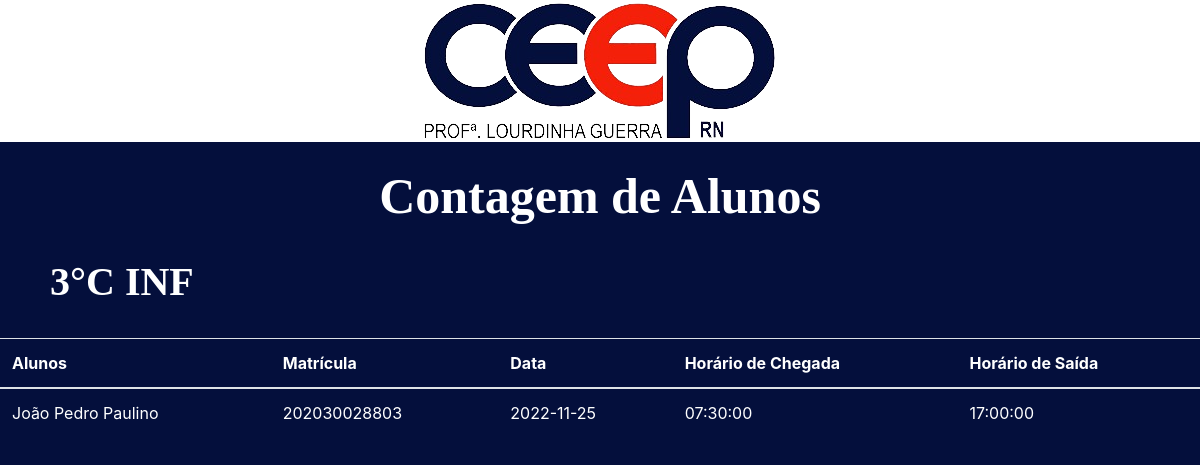
Page /3C.php on the committed database.
### tables this page shows
CREATE TABLE `aluno` (
  `id` int(11) NOT NULL,
  `id_aluno` varchar(12) NOT NULL,
  `id_turma` varchar(12) NOT NULL,
  `nome_aluno` varchar(50) NOT NULL,
  `hora_chegada` time DEFAULT NULL,
  `hora_saida` time DEFAULT NULL,
  `data_` date DEFAULT NULL
);

### 3C.php (the view, shortened to what this page needs)
<?php
Include_once("conexao.php") ;
$selecao = "SELECT * FROM aluno WHERE id_turma = '3C'";
$result_selecao = mysqli_query($conn, $selecao);
?>
<!DOCTYPE html>
<html>
<head>
<link rel="stylesheet" type="text/css" href="style3c.css">
<link rel="stylesheet" href="https://cdn.jsdelivr.net/npm/bootstrap@4.0.0/dist/css/bootstrap.min.css">
</head>
<body>
<center>
<img src='WhatsApp_Image_2022-10-27_at_16.49.39-removebg-preview.png'>
</center>
<div id="quadrado">
<br>
<h2 id="contagem">Contagem de Alunos</h2>
<br>
<h2 id="C">3°C INF</h2>
<br>
  <table class="table table-hover">
  <thead>
    <tr>
      <th scope="col">Alunos</th>
      <th scope="col">Matrícula</th>
      <th scope="col">Data</th>
      <th scope="col">Horário de Chegada</th>
      <th scope="col">Horário de Saída</th>
    </tr>
  </thead>
  <tbody>
      <?php while($row_aluno = mysqli_fetch_assoc($result_selecao)) {?>
    <tr>
      <td><?php echo $row_aluno['nome_aluno' ]; ?></td>
      <td><?php echo $row_aluno['id_aluno' ]; ?></td>
      <td><?php echo $row_aluno['data_' ]; ?></td>
      <td><?php echo $row_aluno['hora_chegada' ]; ?></td>
      <td><?php echo $row_aluno['hora_saida' ]; ?></td>
    </tr>
     <?php }?>
  </tbody>
</table>
</body>
</html>

### style3c.css (style rules this page uses)
html, body { height: 100%; width: 100%; }
#quadrado { background-color: #040F3C; width: 100%; height: 200%; }
#contagem { text-align: center; font-family: "Georgia", serif; font-size: 50px; font-weight: bold; color: white; }
#C { font-family: "Georgia", serif; font-size: 40px; font-weight: bold; color: white; margin-left: 50px; }
.table { color: white; }

### rows in the picture
aluno: nome_aluno "João Pedro Paulino", id_aluno "202030028803", data_ "2022-11-25", hora_chegada "07:30:00", hora_saida "17:00:00"
